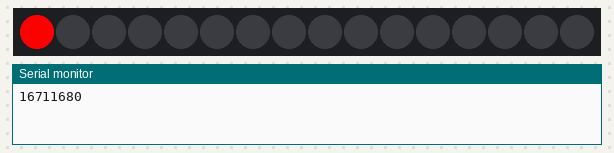
Simulated run of this sketch. Board: Arduino Uno, built with avr-gcc and run on an emulated ATmega328P. On the bench: 16 RGB LEDs in strip order, left to right, the last lines printed to the serial monitor.

Above: at 0.01 s.
At 4.45 s:
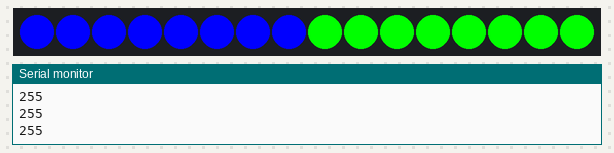
At 8.89 s:
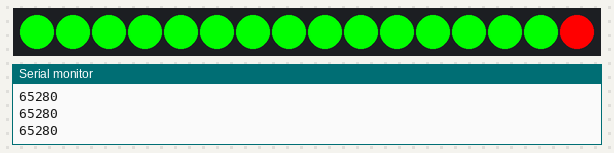
At 19.46 s:
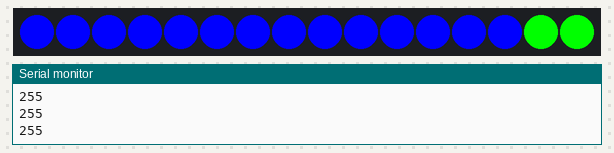
At 30.19 s:
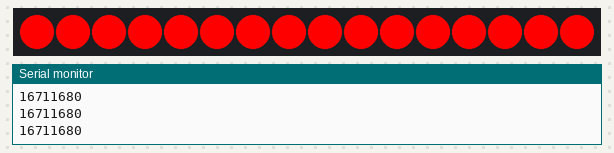
At 39.84 s:
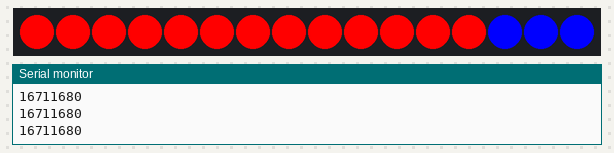

The sketch:

mirror-test.ino
```cpp
#include <Adafruit_NeoPixel.h>
#ifdef __AVR__
  #include <avr/power.h>
#endif

#define PIN 5


Adafruit_NeoPixel strip = Adafruit_NeoPixel(16, PIN, NEO_GRB + NEO_KHZ800);

void setup() {
  Serial.begin(115200);
  Serial.println();
  strip.begin();
  strip.setBrightness(255);
  strip.show(); // Initialize all pixels to 'off'
}

void loop() {
  // Some example procedures showing how to display to the pixels:
  colorWipe(strip.Color(255, 0, 0), 50); // Red
  colorWipe(strip.Color(0, 255, 0), 50); // Green
  colorWipe(strip.Color(0, 0, 255), 50); // Blue
}

// Fill the dots one after the other with a color
void colorWipe(uint32_t c, uint8_t wait) {
  uint32_t colors[16];
  for(uint16_t i=0; i<strip.numPixels(); i++) {
    strip.setPixelColor(i, c);
    strip.show();
    colors[i] = c;
    Serial.println(c);
    delay(wait);
  }
  //Serial.println(String(colors));
}
```
